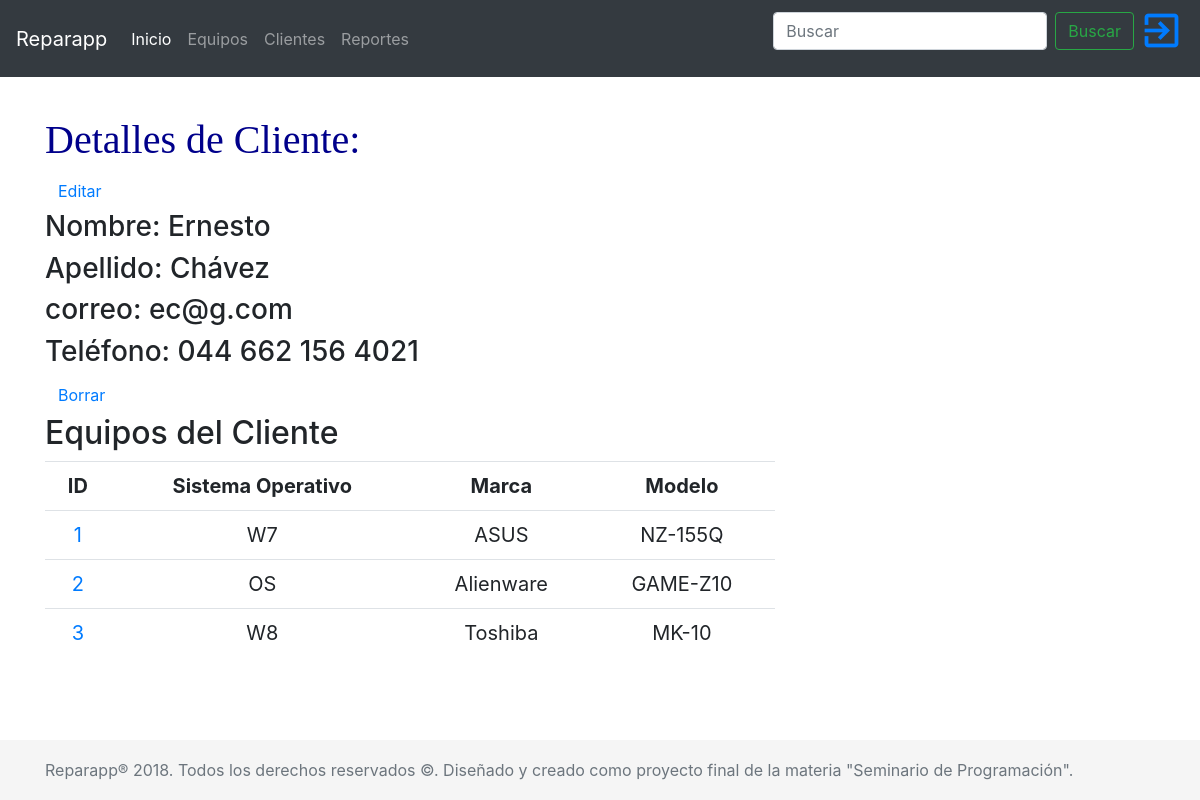
The page /cliente/1/ on the database its author committed.
### reparapp/models.py (models this page shows, shortened)
class Cliente(models.Model):
    nombre = models.CharField(max_length=30)
    apellido = models.CharField(max_length=40)
    correo = models.EmailField()
    telefono = PhoneNumberField()

class Equipo(models.Model):
    SISTEMAS_OPERATIVOS = (
        ('W10', 'Windows 10'),
        ('W8', 'Windows 8'),
        ('W7', 'Windows 7'),
        ('WV', 'Windows Vista'),
        ('WXP', 'Windows XP'),
        ('LINUX', 'LINUX'),
        ('OS', 'Mac OS'),
        ('UNIX', 'UNIX'),
        ('WV', 'Windows Vista'),
        ('O', 'Otro'),
    )
    INDEFINIDO = 'INDEFINIDO'
    cliente = models.ForeignKey('Cliente', on_delete=models.CASCADE)
    marca = models.CharField(max_length=30)
    modelo = models.CharField(max_length=30)
    sistema_operativo = models.CharField(
        max_length=10,
        choices=SISTEMAS_OPERATIVOS,
        default=INDEFINIDO,
    )

### reparapp/views.py (the view)
# urls.py: re_path(r'^cliente/(?P<pk>\d+)/$', views.cliente_detail, name='cliente_detail'),
def cliente_detail(request, pk):
    cliente = get_object_or_404(Cliente, pk=pk)
    equipos = Equipo.objects.filter(cliente_id=pk)
    return render(request, 'reparapp/cliente_detail.html', {'cliente': cliente, 'equipos': equipos})

### reparapp/templates/reparapp/cliente_detail.html
{% extends 'reparapp/base.html' %}
{% block content %}
<div>
    <h1>Detalles de Cliente:</h1>
    <a class="btn btn-default pull-right" href="{% url 'cliente_edit' pk=cliente.pk %}">
        <span class="glyphicon glyphicon-pencil">Editar</span>
    </a>
    <h3>Nombre: {{ cliente.nombre }}</h3>
    <h3>Apellido: {{ cliente.apellido }}</h3>
    <h3>correo: {{ cliente.correo }}</h3>
    <h3>Teléfono: {{ cliente.telefono }}</h3>
    <a class="btn btn-default" href="{% url 'cliente_remove' pk=cliente.pk %}">
        <span class="glyphicon glyphicon-remove">Borrar</span>
    </a>
    <h2>Equipos del Cliente</h2>
    <table class="table table-hover text-center" style="font-size: 20px;">
        <tr class="text-center">
            <th class="text-center">ID</th>
            <th class="text-center">Sistema Operativo</th>
            <th class="text-center">Marca</th>
            <th class="text-center">Modelo</th>
        </tr>
        {% for equipo in equipos %}
        <tr>
            <td>
                <a href="{% url 'equipo_detail' pk=equipo.pk %}">{{ equipo.pk }}</a>
            </td>
            <td>{{equipo.sistema_operativo}}</td>
            <td>{{ equipo.marca }}</td>
            <td>{{equipo.modelo}}</td>
        </tr>
        {%endfor%}
    </table>
</div>
{% endblock %}

### reparapp/static/css/reparapp.css (style rules this page uses)
h1 { color: darkblue; font-family: 'Slabo 27px', serif; }
html { position: relative; min-height: 100%; }
body { margin-bottom: 60px; }

### rows shown on the page
Cliente: nombre "Ernesto", apellido "Chávez", correo "ec@g.com", telefono "044 662 156 4021"
Equipo: pk "1", sistema_operativo "W7", marca "ASUS", modelo "NZ-155Q"
Equipo: pk "2", sistema_operativo "OS", marca "Alienware", modelo "GAME-Z10"
Equipo: pk "3", sistema_operativo "W8", marca "Toshiba", modelo "MK-10"
